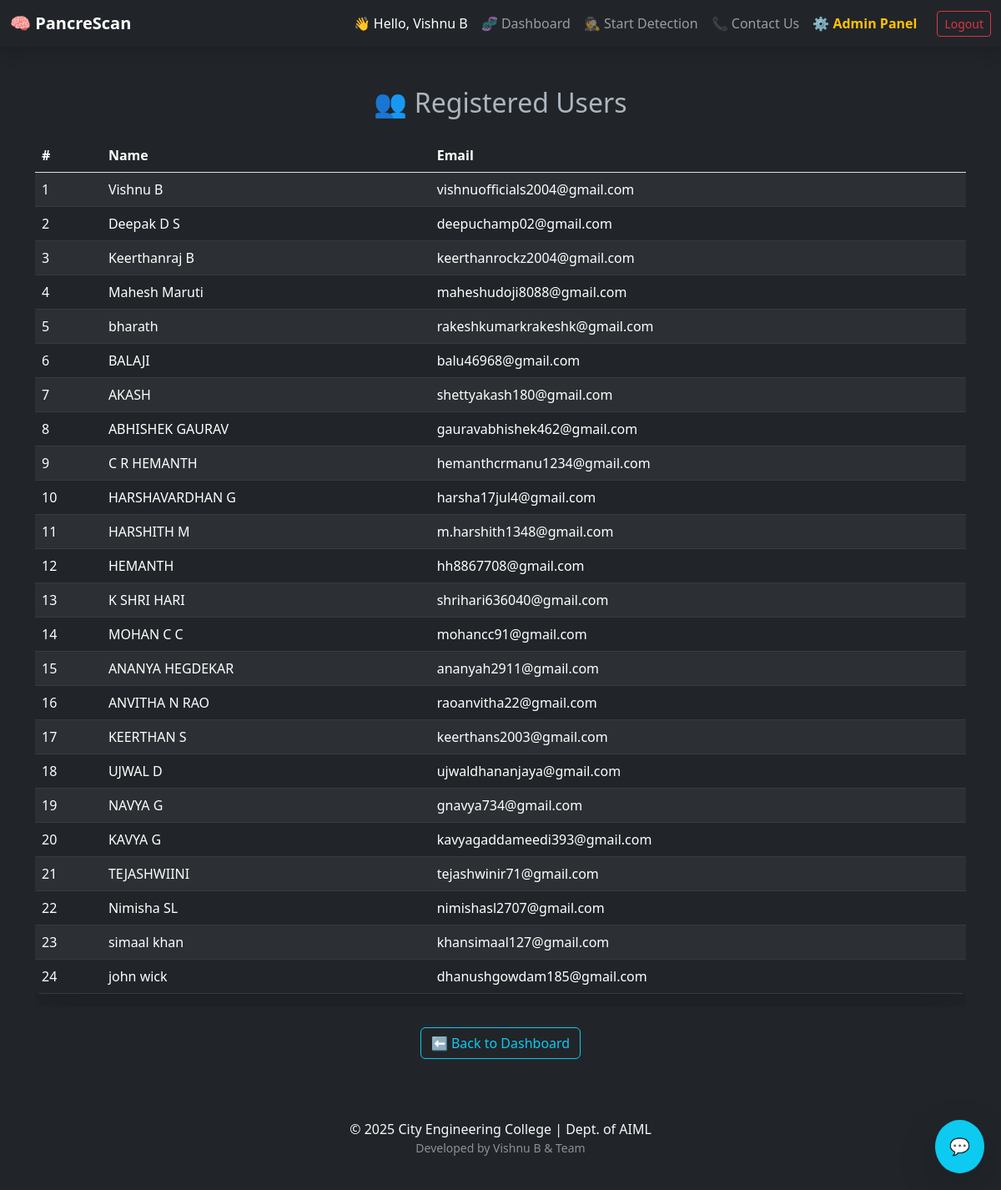
Screenshot of /users (signed in) with the database file from the repository.
### app.py (models this page shows)
class User(db.Model):
    id = db.Column(db.Integer, primary_key=True)
    name = db.Column(db.String(100), nullable=False)
    email = db.Column(db.String(100), unique=True, nullable=False)
    password = db.Column(db.String(200), nullable=False)
    gender = db.Column(db.String(20), nullable=False)
    age = db.Column(db.Integer, nullable=False)
    contact = db.Column(db.String(15), nullable=False)
    scans = db.relationship('ScanHistory', backref='user', lazy=True , cascade="all, delete-orphan")

### app.py (the view)
@app.route('/users')
@login_required
def view_users():
    if session.get('user_name') != "Vishnu B":
        flash("🚫 Access denied. Only admin can view user data.", "danger")
        return redirect(url_for('process'))
    users = User.query.all()
    return render_template('users.html', users=users)

### app.py (called while the page is built)
@app.context_processor
def inject_user():
    return dict(user_id=session.get('user_id'), user_name=session.get('user_name'))

def login_required(f):
    @wraps(f)
    def decorated_function(*args, **kwargs):
        if 'user_id' not in session:
            flash('⚠️ Please log in to access this page.', 'warning')
            return redirect(url_for('login', next=request.endpoint))
        return f(*args, **kwargs)
    return decorated_function

@app.context_processor
def inject_helpers():
    return dict(to_ist=to_ist)

### templates/users.html (shortened to what this page needs)
{% extends "layout.html" %}
{% block content %}
<div class="container mt-5">
  <h2 class="text-center mb-4">👥 Registered Users</h2>
  <div class="table-responsive">
    <table class="table table-dark table-striped table-hover align-middle shadow-lg rounded">
      <thead class="table-light">
        <tr>
          <th scope="col">#</th>
          <th scope="col">Name</th>
          <th scope="col">Email</th>
        </tr>
      </thead>
      <tbody>
        {% for user in users %}
        <tr>
          <td>{{ loop.index }}</td>
          <td>{{ user.name }}</td>
          <td>{{ user.email }}</td>
        </tr>
        {% endfor %}
      </tbody>
    </table>
  </div>
  <div class="text-center mt-4">
    <a href="{{ url_for('process') }}" class="btn btn-outline-info">⬅ Back to Dashboard</a>
  </div>
</div>
{% endblock %}

### templates/layout.html (shortened to what this page needs)
<!DOCTYPE html>
<html lang="en" data-bs-theme="dark">
<head>
    <link rel="stylesheet" href="https://cdn.jsdelivr.net/npm/bootstrap@5.3.0/dist/css/bootstrap.min.css">
    <link rel="stylesheet" href="{{ url_for('static', filename='css/custom.css') }}">
</head>
<body>
    <nav class="navbar navbar-expand-lg navbar-dark bg-dark shadow sticky-top">
        <div class="container-fluid">
            <a class="navbar-brand fw-bold" href="{{ url_for('index') }}">🧠 PancreScan</a>
            <div class="collapse navbar-collapse justify-content-end" id="navbarNav">
                <ul class="navbar-nav align-items-center">
                    {% if user_id %}
                        <li class="nav-item">
                            <span class="nav-link text-white">👋 Hello, {{ user_name }}</span>
                        </li>
                        <li class="nav-item"><a href="{{ url_for('dashboard') }}" class="nav-link">🧬 Dashboard</a></li>
                        <li class="nav-item"><a href="{{ url_for('process') }}" class="nav-link">🕵️ Start Detection</a></li>
                        <li class="nav-item"><a href="{{ url_for('contact') }}" class="nav-link">📞 Contact Us</a></li>
                        {% if user_name == "Vishnu B" %}
                        <li class="nav-item"><a href="{{ url_for('admin_panel') }}" class="nav-link text-warning fw-bold">⚙️ Admin Panel</a></li>
                        {% endif %}
                        <li class="nav-item"><a href="{{ url_for('logout') }}" class="btn btn-outline-danger btn-sm ms-3">Logout</a></li>
                    {% endif %}
                </ul>
            </div>
        </div>
    </nav>
    <main class="flex-grow-1">
        {% block content %}{% endblock %}
    </main>
    <footer class="footer text-light py-4 bg-dark mt-5">
        <div class="container text-center">
            <p class="mb-0">© 2025 City Engineering College | Dept. of AIML</p>
            <p class="text-muted small">Developed by Vishnu B & Team</p>
        </div>
    </footer>
<div id="chatbot-container" style="position: fixed; bottom: 20px; right: 20px; z-index: 9999;">
    <button id="chatbot-toggle" class="btn btn-info rounded-circle p-3 shadow-lg" style="font-size: 20px;">
        💬
    </button>
</div>
</body>
</html>

### static/css/custom.css (style rules this page uses)
.footer { background: var(--bs-dark); padding: 2rem 0; margin-top: 3rem; }
.table { border-radius: 8px; overflow: hidden; }
.table thead th { background-color: #212529; color: white; }

### rows the page displays
User: name "Vishnu B", email "vishnuofficials2004@gmail.com"
User: name "Deepak D S", email "deepuchamp02@gmail.com"
User: name "Keerthanraj B", email "keerthanrockz2004@gmail.com"
User: name "Mahesh Maruti", email "maheshudoji8088@gmail.com"
User: name "bharath", email "rakeshkumarkrakeshk@gmail.com"
User: name "BALAJI", email "balu46968@gmail.com"
User: name "AKASH", email "shettyakash180@gmail.com"
User: name "ABHISHEK GAURAV", email "gauravabhishek462@gmail.com"
User: name "C R HEMANTH", email "hemanthcrmanu1234@gmail.com"
User: name "HARSHAVARDHAN G", email "harsha17jul4@gmail.com"
User: name "HARSHITH M", email "m.harshith1348@gmail.com"
User: name "HEMANTH", email "hh8867708@gmail.com"
User: name "K SHRI HARI", email "shrihari636040@gmail.com"
User: name "MOHAN C C", email "mohancc91@gmail.com"
User: name "ANANYA HEGDEKAR", email "ananyah2911@gmail.com"
User: name "ANVITHA N RAO", email "raoanvitha22@gmail.com"
User: name "KEERTHAN S", email "keerthans2003@gmail.com"
User: name "UJWAL D", email "ujwaldhananjaya@gmail.com"
User: name "NAVYA G", email "gnavya734@gmail.com"
User: name "KAVYA G", email "kavyagaddameedi393@gmail.com"
User: name "TEJASHWIINI", email "tejashwinir71@gmail.com"
User: name "Nimisha SL", email "nimishasl2707@gmail.com"
User: name "simaal khan", email "khansimaal127@gmail.com"
User: name "john wick", email "dhanushgowdam185@gmail.com"
